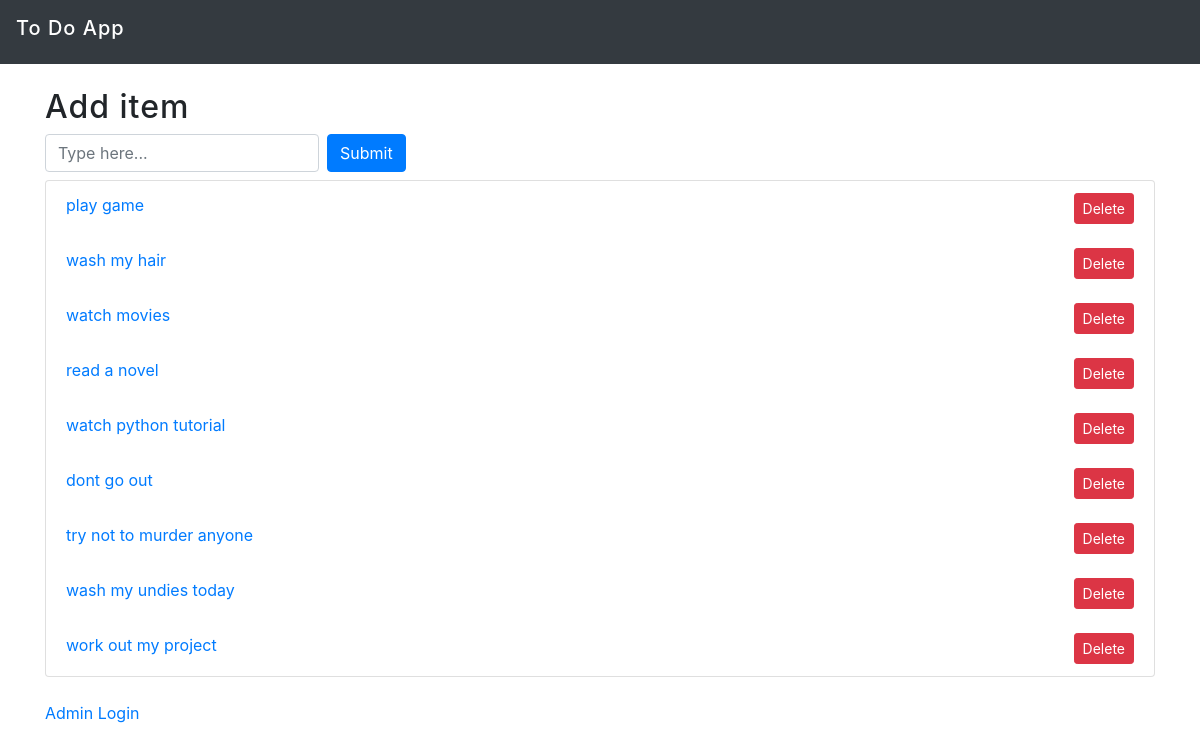
The app's page /, older data.
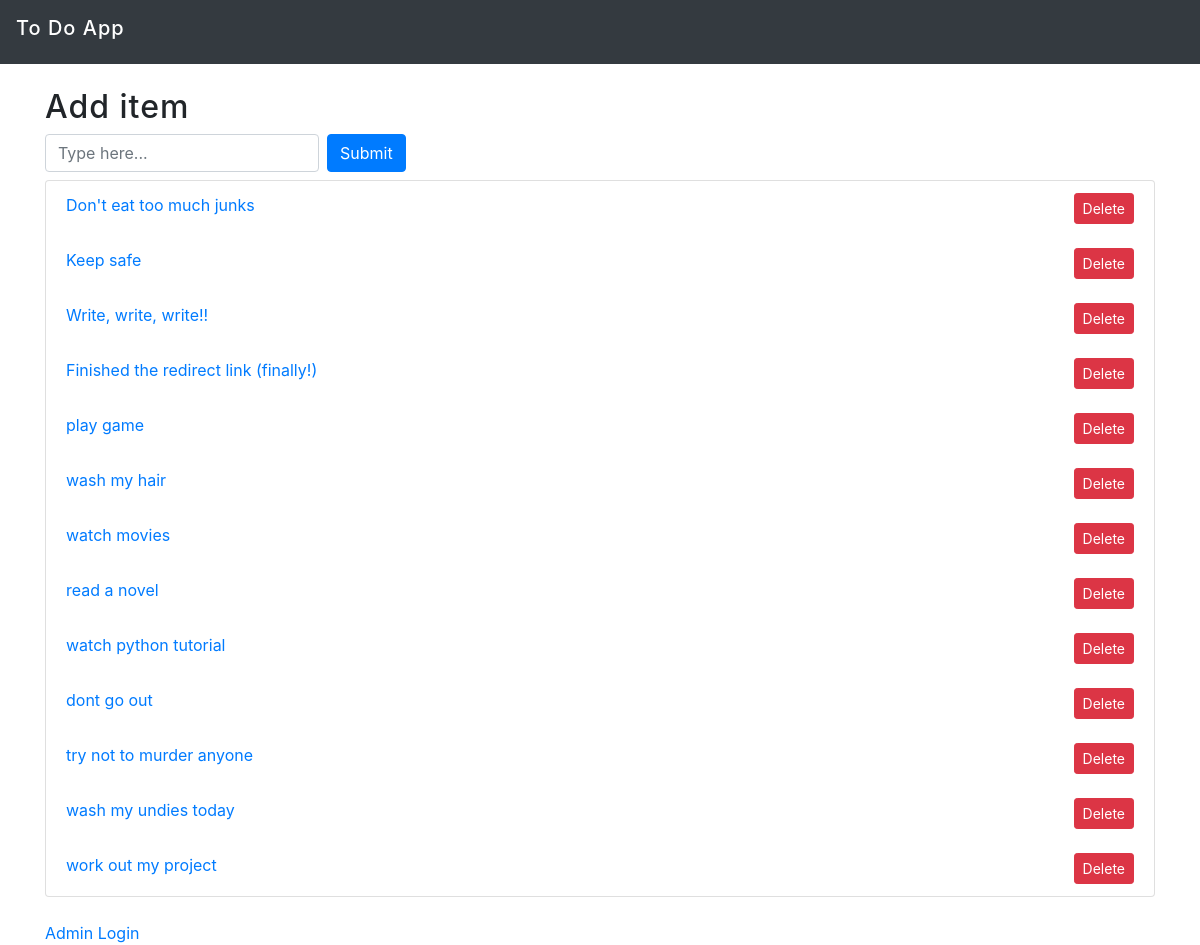
The same page, newer data.
### Todo_app/models.py (models this page shows, shortened)
class Todo(models.Model):
    text = models.CharField(max_length= 200)
    added_date = models.DateTimeField(default=datetime.now, blank=True)
    class Meta:
        verbose_name_plural = "Todoes"

### Todo_app/views.py (the view)
# urls.py: path('', views.index, name="index"),#calls the index fxn of view
def index(request):
    listed = Todo.objects.all().order_by("-added_date")#orders by descending order
    context ={
        "listed": listed
    }
    return render(request, 'Todo_app/index.html', context)#returns the html file if its the request, context is the context of the page

### Todo_app/templates/Todo_app/index.html
{% extends 'Todo_app/base.html' %}
{% block content %}
<div class="row mt-4">
  <div class="col">
    <div class= "h2">
      <h2>Add item</h2>
    </div>
    <form action="/add_item/" method="POST" class="form-inline">{% csrf_token %}
      <input	type="text" name="content"	class="form-control mb-2 mr-sm-2"	placeholder="Type here...">
      <button type="submit" class="btn btn-primary mb-2">Submit</button>
    </form>
  </div>
</div>
<div class="row">
  <div class="col">
    <ol class="list-group">
      {% for items in listed %}
      <li class="list-group-item"><a href="details/{{items.id}}">{{items.text}}</a>
        <div class="float-right">
          <form action="delete_todo/{{items.id}}" method="POST">
            <button type="submit" class="btn btn-sm btn-danger">Delete</button>
          </form>
        </div>
      </li>
      {% endfor %}
    </ol>
 </div>
</div>
{% endblock %}

Row changes from the older to the newer data that the page shows:
added Todo: text "Don't eat too much junks"
added Todo: text "Keep safe"
added Todo: text "Write, write, write!!"
added Todo: text "Finished the redirect link (finally!)"
